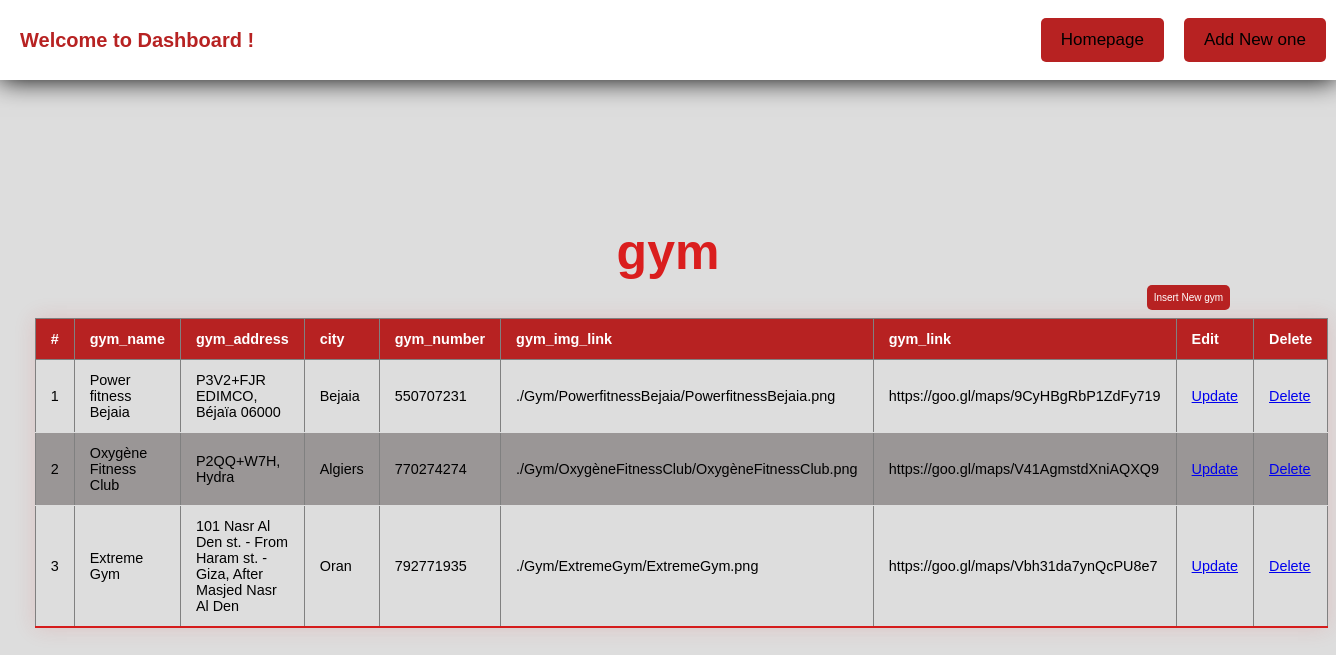
Page /admin/record_table.php?table=gym on the committed database.
### tables this page shows
CREATE TABLE `gym` (
  `gym_id` int(11) NOT NULL,
  `gym_name` varchar(100) DEFAULT NULL,
  `gym_address` varchar(300) DEFAULT NULL,
  `gym_number` int(11) DEFAULT NULL,
  `city` varchar(50) DEFAULT NULL,
  `gym_img_link` varchar(300) DEFAULT NULL,
  `gym_link` varchar(500) DEFAULT NULL
);

### admin/record_table.php (the view, shortened to what this page needs)
<?php
require_once('../db.php');
$table = $_GET['table'];
$table_map = array(
    "gym" => array("gym_name", "gym_address", "city", "gym_number", "gym_img_link", "gym_link"),
    "diet" => array("diet_link", "diet_name", "diet_link_img", "carbs", "calories", "proteins"),
    "workout" => array("workout_name", "workout_img_link", "workout_plan_link", "description", "workout_summary", "goal", "duration", "length"),
    "product" => array("price", "product_name", "product_category", "png_link")
);
if (isset($table_map[$table])) {
    if ($table == 'workout') {
        $tableName = 'workout_plan';
    } else {
        $tableName = $table;
    }
    $fieldNames = $table_map[$table];
} else {
    die("Invalid table name");
}
try {
    $query = "SELECT * FROM $tableName ORDER BY " . $table . "_id DESC";
    $stmt = $conn->prepare($query);
    $stmt->execute();
    $result = $stmt->get_result();
} catch (Exception $e) {
    echo "Error: " . $e->getMessage();
}
?>
<!DOCTYPE html>
<html lang="eng">
<head>
    <link rel="stylesheet" href="dashboard.css">
</head>
<body>
    <header>
        <h2 class="welcome">Welcome to Dashboard !</h2>
        <nav>
            <ul>
                <li><a href="../index.html">Homepage</a></li>
                <li><a href="insert.php?table=<?php echo $table ?>">Add New one</a></li>
            </ul>
        </nav>
    </header>
    <div class='record'>
        <h2><?php echo $tableName ?></h2>
        <a href='insert.php?table=<?php echo $table ?>'><button class='btn'>Insert New <?php echo $table ?></button></a>
        <table class="styled-table" width="100%" border="1" style="border-collapse:collapse;">
            <thead>
                <tr>
                    <th>#</th>
                    <?php foreach ($fieldNames as $fieldName) { ?>
                        <th><?php echo $fieldName ?></th>
                    <?php } ?>
                    <th>Edit</th>
                    <th>Delete</th>
                </tr>
            </thead>
            <tbody>
                <?php $count = 1;
                while ($row = $result->fetch_assoc()) { ?>
                    <tr>
                        <td><?php echo $count ?></td>
                        <?php foreach ($fieldNames as $fieldName) { ?>
                            <td><?php echo $row[$fieldName] ?></td>
                        <?php } ?>
                        <td><a href='insert.php?table=<?php echo $table ?>&id=<?php echo $row[$tableName . "_id"] ?? $row['workout_id'] ?>'>Update</a></td>
                        <td><a href='insert.php?table=<?php echo $table ?>&id=<?php echo $row[$tableName . "_id"] ?? $row['workout_id'] ?>&action=delete'>Delete</a></td>
                    </tr>
                <?php $count++;
                } ?>
            </tbody>
        </table>
    </div>
</body>
</html>

### admin/dashboard.css (style rules this page uses)
body { height: 125vh; background-color: #dddddd; background-size: cover; font-family: sans-serif; margin-top: 80px; padding: 2%; }
header { position: absolute; z-index: +9999; }
.record h2 { position: relative; top: 75px; font-family: 'nasalization' ,sans-serif; font-weight: bold; font-size: 50px; }
.btn { position: relative; left: 87%; top: 27PX; background-color: #b72222; color: white; border: none; border-radius: 5px; padding: 7px 7px; font-size: 10px; cursor: pointer; margin: 10px; text-decoration: none; }
.welcome { position: relative; font-family: 'nasalization' ,sans-serif; left: 20px; font-size: 20px; font-weight: bold; color: #b72222; }
header { background-color: white; position: fixed; top: 0; left: 0; right: 0; height: 80px; display: flex; align-items: center; justify-content: space-between; box-shadow: 0 0 25px 0 black; font-family: 'nasalization' , sans-serif; }
header * { display: inline; }
header li { margin: 20px; }
header li a { color: black; text-decoration: none; }
nav { display: flex; align-items: center; }
nav ul { list-style-type: none; margin: 0; padding: 0; display: flex; }
nav li { margin: 0 20px; background-color: #b72222; color: white; border: none; border-radius: 5px; padding: 12px 20px; font-size: 17px; cursor: pointer; margin: 10px; }
h2 { color: rgb(218, 30, 30); text-align: center; }
.styled-table { border-collapse: collapse; margin: 25px 0; font-size: 0.9em; font-family: sans-serif; min-width: 400px; box-shadow: 0 0 20px rgba(219, 49, 49, 0.15); }
.styled-table thead tr { background-color: #b72222; color: #ffffff; text-align: left; }
.styled-table th, .styled-table td { padding: 12px 15px; }
.styled-table tbody tr { border-bottom: 1px solid #dddddd; }
.styled-table tbody tr:nth-of-type(even) { background-color: #9a9696; }
.styled-table tbody tr:last-of-type { border-bottom: 2px solid #d51c1c; }

### rows in the picture
gym: gym_name "Power fitness Bejaia", gym_address "P3V2+FJR EDIMCO, Béjaïa 06000", city "Bejaia", gym_number "550707231", gym_img_link "./Gym/PowerfitnessBejaia/PowerfitnessBejaia.png", gym_link "https://goo.gl/maps/9CyHBgRbP1ZdFy719"
gym: gym_name "Oxygène Fitness Club", gym_address "P2QQ+W7H, Hydra", city "Algiers", gym_number "770274274", gym_img_link "./Gym/OxygèneFitnessClub/OxygèneFitnessClub.png", gym_link "https://goo.gl/maps/V41AgmstdXniAQXQ9"
gym: gym_name "Extreme Gym", gym_address "101 Nasr Al Den st. - From Haram st. - Giza, After Masjed Nasr Al Den", city "Oran", gym_number "792771935", gym_img_link "./Gym/ExtremeGym/ExtremeGym.png", gym_link "https://goo.gl/maps/Vbh31da7ynQcPU8e7"

### other values in the picture
$tableName "gym"
$table "gym"
$fieldName "gym_name"
$fieldName "gym_address"
$fieldName "city"
$fieldName "gym_number"
$fieldName "gym_img_link"
$fieldName "gym_link"
